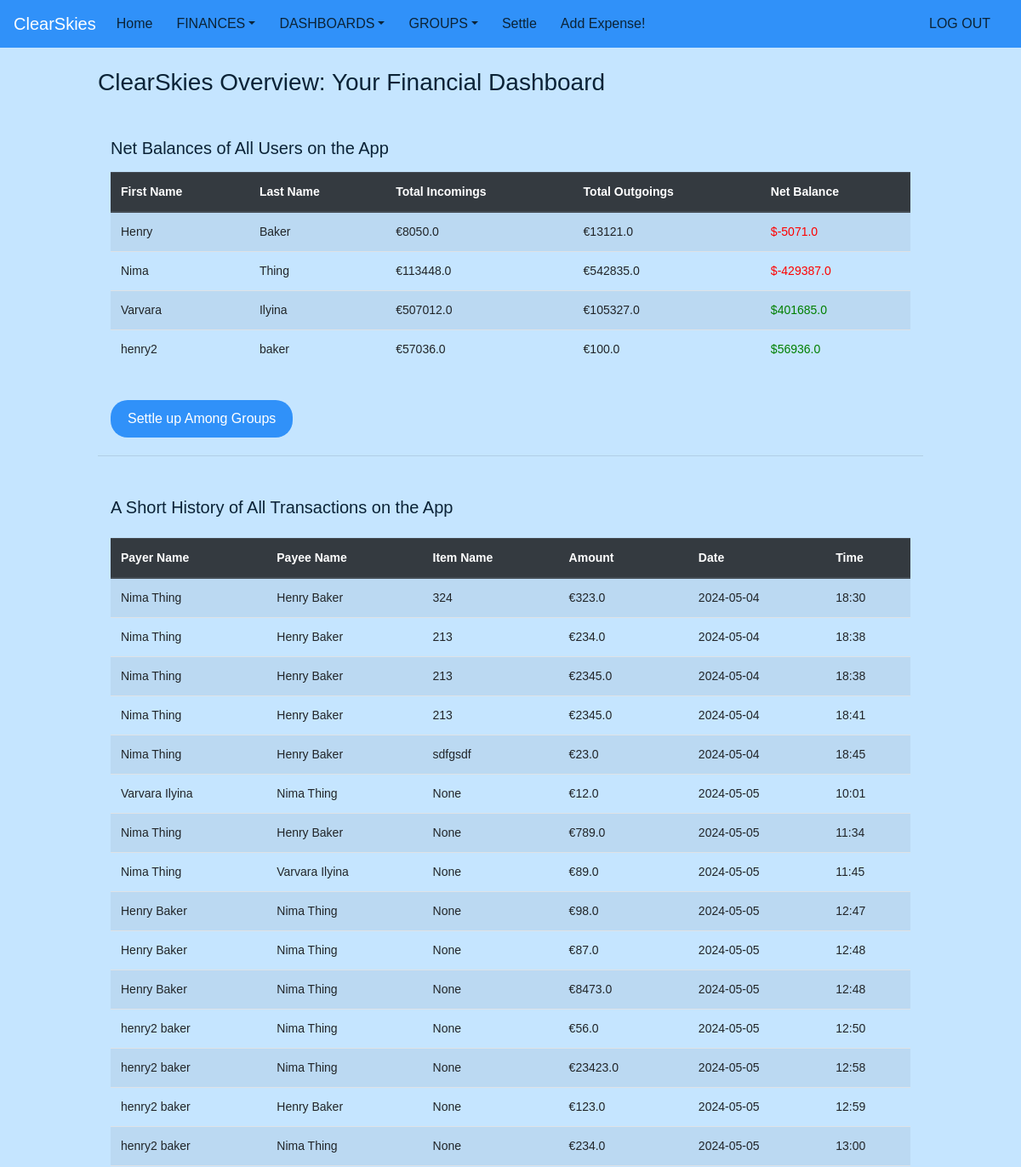
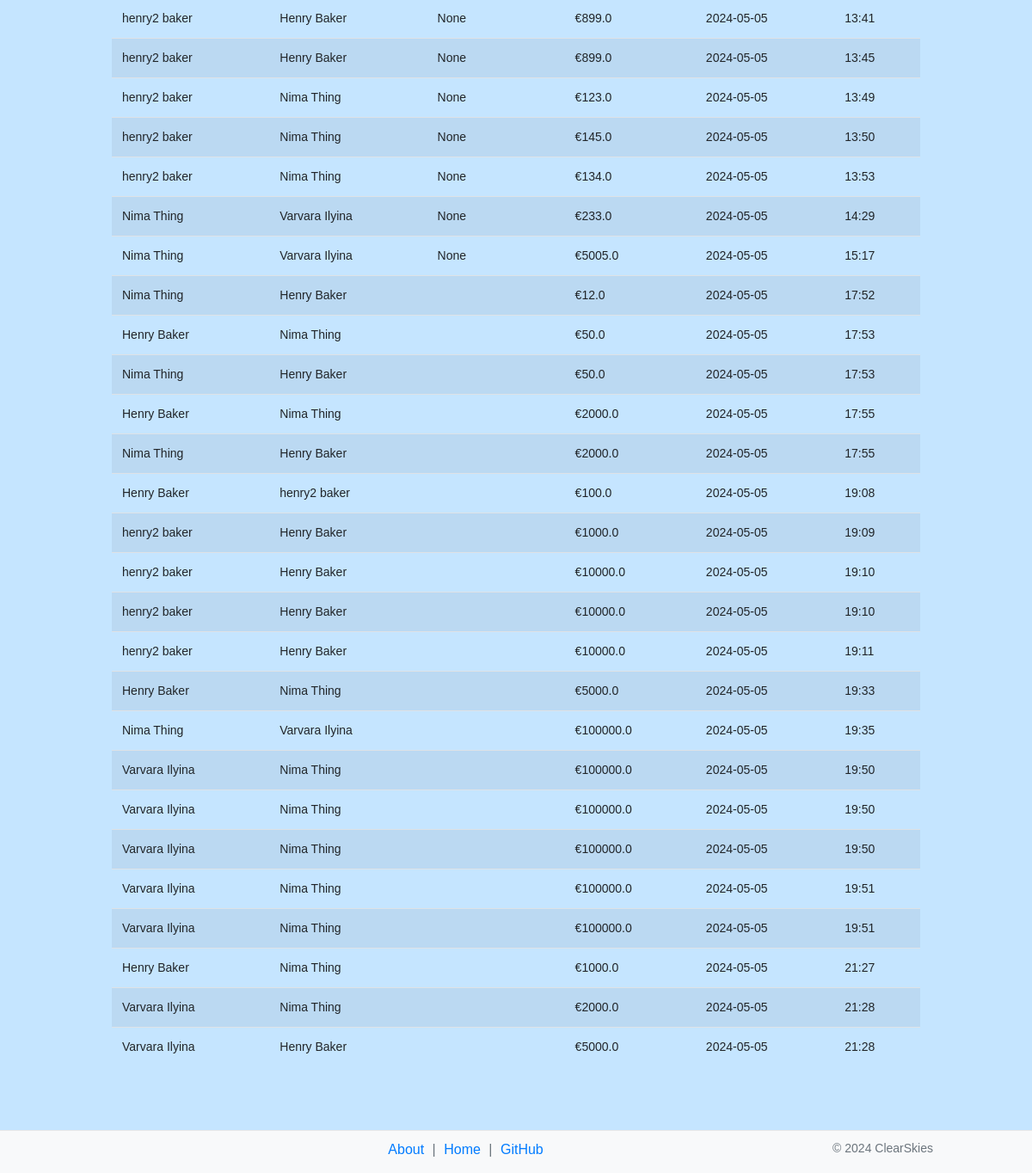
The app's page /dashboard (signed in) with its own data (2 pictures, top to bottom).
### app/models/user.py (models this page shows, shortened)
class User(db.Model, UserMixin):
    __tablename__ = 'users'
    id = db.Column(db.Integer, primary_key=True)
    email = db.Column(db.String(120), unique=True, nullable=False)
    first_name = db.Column(db.String(50), nullable=False)
    last_name = db.Column(db.String(50), nullable=False)
    password_hash = db.Column(db.String(128), nullable=False)
    groups = db.relationship('UserGroup', back_populates='user')
    transactions_as_payer = db.relationship('Transaction', foreign_keys='Transaction.payer_id', backref='payer', lazy='dynamic')
    transactions_as_debtor = db.relationship('Transaction', foreign_keys='Transaction.debtor_id', backref='debtor', lazy='dynamic')

### app/models/group.py (models this page shows)
class GroupTransaction(db.Model):
    __tablename__ = 'group_transactions'
    id = db.Column(db.Integer, primary_key=True)
    group_id = db.Column(db.Integer, db.ForeignKey('groups.id'), nullable=False)
    payer_id = db.Column(db.Integer, db.ForeignKey('users.id'), nullable=False)
    payer = db.relationship('User', foreign_keys=[payer_id])
    debtor_id = db.Column(db.Integer, db.ForeignKey('users.id'), nullable=False)
    debtor = db.relationship('User', foreign_keys=[debtor_id])
    amount = db.Column(db.Float, nullable=False)
    description = db.Column(db.String(255))
    created_at = db.Column(db.DateTime, default=datetime.utcnow)

### app/debts.py (the view)
    @app.route('/dashboard')
    def dashboard():
        if 'user_id' not in session:
            flash('Please log in to view the dashboard.', 'warning')
            return redirect(url_for('login'))
        credit_subquery = db.session.query(
            GroupTransaction.payer_id.label('user_id'),
            func.sum(func.abs(GroupTransaction.amount)).label('total_credit')  # Using abs() to ensure positive values
        ).group_by(GroupTransaction.payer_id).subquery()
        debt_subquery = db.session.query(
            GroupTransaction.debtor_id.label('user_id'),
            func.sum(func.abs(GroupTransaction.amount)).label('total_debt')  # Using abs() to ensure positive values
        ).group_by(GroupTransaction.debtor_id).subquery()
        net_balances = db.session.query(
            User.first_name, User.last_name,
            func.coalesce(credit_subquery.c.total_credit, 0).label('total_incomings'),
            func.coalesce(debt_subquery.c.total_debt, 0).label('total_outgoings'),
            (func.coalesce(credit_subquery.c.total_credit, 0) - func.coalesce(debt_subquery.c.total_debt, 0)).label(
                'net_balance')
        ).outerjoin(credit_subquery, User.id == credit_subquery.c.user_id) \
            .outerjoin(debt_subquery, User.id == debt_subquery.c.user_id) \
            .group_by(User.first_name, User.last_name) \
            .all()
        Payer = aliased(User, name='payer')
        Debtor = aliased(User, name='debtor')
        transactions = db.session.query(
            GroupTransaction.description,
            Payer.first_name.label('payer_first_name'),
            Payer.last_name.label('payer_last_name'),
            Debtor.first_name.label('debtor_first_name'),
            Debtor.last_name.label('debtor_last_name'),
            GroupTransaction.amount,
            GroupTransaction.created_at
        ).join(Payer, Payer.id == GroupTransaction.payer_id) \
            .join(Debtor, Debtor.id == GroupTransaction.debtor_id).all()
        return render_template('dashboard.html', net_balances=net_balances, transactions=transactions)

### app/templates/dashboard.html (shortened to what this page needs)
{% extends 'layout.html' %}
{% block content %}
<head>
</head>
<body>
    <br>
    <h3>ClearSkies Overview: Your Financial Dashboard</h3>
    <div class="container mt-5">
        <h5 class="mb-3">Net Balances of All Users on the App</h5>
        <table class="table table-striped">
            <thead class="thead-dark">
                <tr>
                    <th>First Name</th>
                    <th>Last Name</th>
                    <th>Total Incomings</th>
                    <th>Total Outgoings</th>
                    <th>Net Balance</th>
                </tr>
            </thead>
            <tbody>
                {% for user in net_balances %}
                <tr>
                    <td>{{ user.first_name }}</td>
                    <td>{{ user.last_name }}</td>
                    <td>€{{ user.total_incomings | round(2) }}</td>
                    <td>€{{ user.total_outgoings | round(2) }}</td>
                    <td style="color: {{ 'green' if user.net_balance >= 0 else 'red' }}">${{ user.net_balance | round(2) }}</td>
                </tr>
                {% else %}
                <tr>
                    <td colspan="5">No data available.</td>
                </tr>
                {% endfor %}
            </tbody>
        </table>
    </div>
    <div class="container mt-3">
        <button type="submit" class="btn btn-primary" onclick="location.href='{{ url_for('settle_group_debts') }}';">Settle up Among Groups</button>
    </div>
    <hr>
    <div class="container mt-5">
        <h5 class="mb-4">A Short History of All Transactions on the App</h5>
        <table id="transactionsTable" class="table table-striped">
            <thead class="thead-dark">
                <tr>
                    <th>Payer Name</th>
                    <th>Payee Name</th>
                    <th>Item Name</th>
                    <th>Amount</th>
                    <th>Date</th>
                    <th>Time</th>
                </tr>
            </thead>
            <tbody>
                {% for transaction in transactions %}
                <tr>
                    <td>{{ transaction.payer_first_name }} {{ transaction.payer_last_name }}</td>
                    <td>{{ transaction.debtor_first_name }} {{ transaction.debtor_last_name }}</td>
                    <td>{{ transaction.description }}</td>
                    <td> €{{ transaction.amount |  abs | round(2) }}</td>
                    <td>{{ transaction.created_at.strftime('%Y-%m-%d') }}</td>
                    <td>{{ transaction.created_at.strftime('%H:%M') }}</td>
                </tr>
                {% endfor %}
            </tbody>
        </table>
    </div>
    <br>
    <br>
</body>
<footer class="footer bg-light fixed-bottom">
    <div class="container" style="text-align: center;">
        <span class="text-muted footer-links">
            <a href="/about">About</a> | <a href="/home">Home</a> | <a href="https://github.com/nimathing2052/Debt_Settlement">GitHub</a>
        </span>
        <span class="text-muted" style="font-size: 14px; float: right;">&copy; 2024 ClearSkies</span>
    </div>
</footer>
{% endblock %}

### app/templates/layout.html (style rules this page uses)
body { font-family: Arial, sans-serif; background-color: rgb(197, 229, 255); margin-bottom: 50px; }
h1, h2, h3, h4, h5, h6 { color: #0b2337; }
button[type="submit"] { background-color: #3091f9; color: white; padding: 10px 20px; border: none; border-radius: 20px; cursor: pointer; }
.container { max-width: 1000px; margin: auto; padding-top: 0px; padding-bottom: 5px; }
.table { font-size: 14px; }
.footer { padding: 10px 0; background-color: #f7f7f7; text-align: left; border-top: 1px solid #e7e7e7; }
.footer-links a { color: #007bff; text-decoration: none; margin: 0 5px; }

### records on screen
User: first_name "Nima", last_name "Thing", total_incomings "113448.0", total_outgoings "542835.0", net_balance "-429387.0"
User: first_name "Varvara", last_name "Ilyina", total_incomings "507012.0", total_outgoings "105327.0", net_balance "401685.0"
User: first_name "henry2", last_name "baker", total_incomings "57036.0", total_outgoings "100.0", net_balance "56936.0"

### other values on screen
{{ user.first_name }} "Henry"
{{ user.last_name }} "Baker"
{{ user.total_incomings | round(2) }} "8050.0"
{{ user.total_outgoings | round(2) }} "13121.0"
{{ user.net_balance | round(2) }} "-5071.0"
